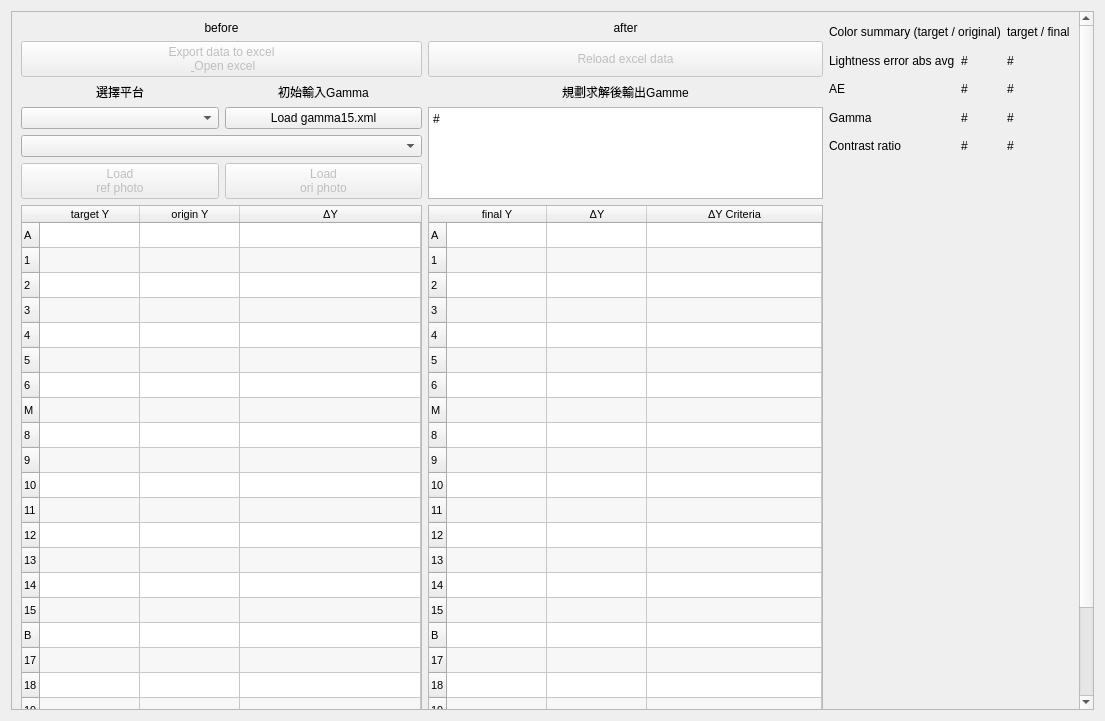
<?xml version="1.0" encoding="UTF-8"?>
<ui version="4.0">
 <class>Form</class>
 <widget class="QWidget" name="Form">
  <property name="geometry">
   <rect>
    <x>0</x>
    <y>0</y>
    <width>1105</width>
    <height>721</height>
   </rect>
  </property>
  <property name="windowTitle">
   <string>Form</string>
  </property>
  <layout class="QVBoxLayout" name="verticalLayout">
   <item>
    <widget class="QScrollArea" name="scrollArea">
     <property name="verticalScrollBarPolicy">
      <enum>Qt::ScrollBarAsNeeded</enum>
     </property>
     <property name="horizontalScrollBarPolicy">
      <enum>Qt::ScrollBarAsNeeded</enum>
     </property>
     <property name="widgetResizable">
      <bool>true</bool>
     </property>
     <widget class="QWidget" name="scrollAreaWidgetContents">
      <property name="geometry">
       <rect>
        <x>0</x>
        <y>0</y>
        <width>1068</width>
        <height>791</height>
       </rect>
      </property>
      <layout class="QHBoxLayout" name="horizontalLayout_2">
       <item>
        <layout class="QGridLayout" name="gridLayout" columnstretch="1,1,2,1">
         <item row="0" column="3" rowspan="5">
          <layout class="QGridLayout" name="summary_grid">
           <item row="3" column="0">
            <widget class="QLabel" name="label_13">
             <property name="text">
              <string>Gamma</string>
             </property>
            </widget>
           </item>
           <item row="0" column="2">
            <widget class="QLabel" name="label_11">
             <property name="text">
              <string>target / final</string>
             </property>
            </widget>
           </item>
           <item row="1" column="0">
            <widget class="QLabel" name="label_10">
             <property name="text">
              <string>Lightness error abs avg</string>
             </property>
            </widget>
           </item>
           <item row="2" column="0">
            <widget class="QLabel" name="label_12">
             <property name="text">
              <string>AE</string>
             </property>
            </widget>
           </item>
           <item row="4" column="0">
            <widget class="QLabel" name="label_14">
             <property name="text">
              <string>Contrast ratio</string>
             </property>
            </widget>
           </item>
           <item row="1" column="1">
            <widget class="QLabel" name="label_15">
             <property name="text">
              <string>#</string>
             </property>
            </widget>
           </item>
           <item row="2" column="1">
            <widget class="QLabel" name="label_16">
             <property name="text">
              <string>#</string>
             </property>
            </widget>
           </item>
           <item row="3" column="1">
            <widget class="QLabel" name="label_17">
             <property name="text">
              <string>#</string>
             </property>
            </widget>
           </item>
           <item row="4" column="1">
            <widget class="QLabel" name="label_18">
             <property name="text">
              <string>#</string>
             </property>
            </widget>
           </item>
           <item row="0" column="0" colspan="2">
            <widget class="QLabel" name="label_9">
             <property name="text">
              <string>Color summary (target / original)</string>
             </property>
            </widget>
           </item>
           <item row="1" column="2">
            <widget class="QLabel" name="label_8">
             <property name="text">
              <string>#</string>
             </property>
            </widget>
           </item>
           <item row="2" column="2">
            <widget class="QLabel" name="label_19">
             <property name="text">
              <string>#</string>
             </property>
            </widget>
           </item>
           <item row="3" column="2">
            <widget class="QLabel" name="label_20">
             <property name="text">
              <string>#</string>
             </property>
            </widget>
           </item>
           <item row="4" column="2">
            <widget class="QLabel" name="label_21">
             <property name="text">
              <string>#</string>
             </property>
            </widget>
           </item>
          </layout>
         </item>
         <item row="0" column="2">
          <widget class="QLabel" name="label_7">
           <property name="text">
            <string>after</string>
           </property>
           <property name="alignment">
            <set>Qt::AlignCenter</set>
           </property>
          </widget>
         </item>
         <item row="5" column="1">
          <widget class="QPushButton" name="load_ori_btn">
           <property name="enabled">
            <bool>false</bool>
           </property>
           <property name="cursor">
            <cursorShape>OpenHandCursor</cursorShape>
           </property>
           <property name="text">
            <string>Load
ori photo</string>
           </property>
          </widget>
         </item>
         <item row="0" column="0" colspan="2">
          <widget class="QLabel" name="label">
           <property name="sizePolicy">
            <sizepolicy hsizetype="Preferred" vsizetype="Maximum">
             <horstretch>0</horstretch>
             <verstretch>0</verstretch>
            </sizepolicy>
           </property>
           <property name="text">
            <string>before</string>
           </property>
           <property name="alignment">
            <set>Qt::AlignCenter</set>
           </property>
          </widget>
         </item>
         <item row="2" column="2">
          <widget class="QLabel" name="label_3">
           <property name="sizePolicy">
            <sizepolicy hsizetype="Preferred" vsizetype="Maximum">
             <horstretch>0</horstretch>
             <verstretch>0</verstretch>
            </sizepolicy>
           </property>
           <property name="text">
            <string>規劃求解後輸出Gamme</string>
           </property>
           <property name="alignment">
            <set>Qt::AlignCenter</set>
           </property>
          </widget>
         </item>
         <item row="1" column="0" colspan="2">
          <widget class="QPushButton" name="export_and_open_excel_btn">
           <property name="enabled">
            <bool>false</bool>
           </property>
           <property name="cursor">
            <cursorShape>OpenHandCursor</cursorShape>
           </property>
           <property name="text">
            <string>Export data to excel 
 &amp; Open excel</string>
           </property>
          </widget>
         </item>
         <item row="1" column="2">
          <widget class="QPushButton" name="reload_excel_btn">
           <property name="enabled">
            <bool>false</bool>
           </property>
           <property name="sizePolicy">
            <sizepolicy hsizetype="Minimum" vsizetype="Minimum">
             <horstretch>0</horstretch>
             <verstretch>0</verstretch>
            </sizepolicy>
           </property>
           <property name="cursor">
            <cursorShape>OpenHandCursor</cursorShape>
           </property>
           <property name="text">
            <string>Reload excel data</string>
           </property>
          </widget>
         </item>
         <item row="5" column="0">
          <widget class="QPushButton" name="load_ref_btn">
           <property name="enabled">
            <bool>false</bool>
           </property>
           <property name="cursor">
            <cursorShape>OpenHandCursor</cursorShape>
           </property>
           <property name="text">
            <string>Load 
ref photo</string>
           </property>
          </widget>
         </item>
         <item row="6" column="0" colspan="2">
          <widget class="QTableWidget" name="before_table">
           <property name="minimumSize">
            <size>
             <width>0</width>
             <height>600</height>
            </size>
           </property>
           <property name="font">
            <font>
             <pointsize>8</pointsize>
            </font>
           </property>
           <property name="focusPolicy">
            <enum>Qt::NoFocus</enum>
           </property>
           <property name="editTriggers">
            <set>QAbstractItemView::NoEditTriggers</set>
           </property>
           <property name="dragEnabled">
            <bool>false</bool>
           </property>
           <property name="alternatingRowColors">
            <bool>true</bool>
           </property>
           <attribute name="horizontalHeaderCascadingSectionResizes">
            <bool>false</bool>
           </attribute>
           <attribute name="horizontalHeaderDefaultSectionSize">
            <number>100</number>
           </attribute>
           <attribute name="horizontalHeaderMinimumSectionSize">
            <number>20</number>
           </attribute>
           <attribute name="horizontalHeaderShowSortIndicator" stdset="0">
            <bool>false</bool>
           </attribute>
           <attribute name="horizontalHeaderStretchLastSection">
            <bool>true</bool>
           </attribute>
           <attribute name="verticalHeaderDefaultSectionSize">
            <number>25</number>
           </attribute>
           <attribute name="verticalHeaderMinimumSectionSize">
            <number>25</number>
           </attribute>
           <row>
            <property name="text">
             <string>A</string>
            </property>
           </row>
           <row>
            <property name="text">
             <string>1</string>
            </property>
           </row>
           <row>
            <property name="text">
             <string>2</string>
            </property>
           </row>
           <row>
            <property name="text">
             <string>3</string>
            </property>
           </row>
           <row>
            <property name="text">
             <string>4</string>
            </property>
           </row>
           <row>
            <property name="text">
             <string>5</string>
            </property>
           </row>
           <row>
            <property name="text">
             <string>6</string>
            </property>
           </row>
           <row>
            <property name="text">
             <string>M</string>
            </property>
           </row>
           <row>
            <property name="text">
             <string>8</string>
            </property>
           </row>
           <row>
            <property name="text">
             <string>9</string>
            </property>
           </row>
           <row>
            <property name="text">
             <string>10</string>
            </property>
           </row>
           <row>
            <property name="text">
             <string>11</string>
            </property>
           </row>
           <row>
            <property name="text">
             <string>12</string>
            </property>
           </row>
           <row>
            <property name="text">
             <string>13</string>
            </property>
           </row>
           <row>
            <property name="text">
             <string>14</string>
            </property>
           </row>
           <row>
            <property name="text">
             <string>15</string>
            </property>
           </row>
           <row>
            <property name="text">
             <string>B</string>
            </property>
           </row>
           <row>
            <property name="text">
             <string>17</string>
            </property>
           </row>
           <row>
            <property name="text">
             <string>18</string>
            </property>
           </row>
           <row>
            <property name="text">
             <string>19</string>
            </property>
           </row>
           <column>
            <property name="text">
             <string>target Y</string>
            </property>
           </column>
           <column>
            <property name="text">
             <string>origin Y</string>
            </property>
           </column>
           <column>
            <property name="text">
             <string>ΔY</string>
            </property>
           </column>
          </widget>
         </item>
         <item row="6" column="2">
          <widget class="QTableWidget" name="after_table">
           <property name="minimumSize">
            <size>
             <width>0</width>
             <height>600</height>
            </size>
           </property>
           <property name="font">
            <font>
             <pointsize>8</pointsize>
            </font>
           </property>
           <property name="contextMenuPolicy">
            <enum>Qt::CustomContextMenu</enum>
           </property>
           <property name="layoutDirection">
            <enum>Qt::LeftToRight</enum>
           </property>
           <property name="horizontalScrollBarPolicy">
            <enum>Qt::ScrollBarAsNeeded</enum>
           </property>
           <property name="sizeAdjustPolicy">
            <enum>QAbstractScrollArea::AdjustToContents</enum>
           </property>
           <property name="alternatingRowColors">
            <bool>true</bool>
           </property>
           <property name="selectionMode">
            <enum>QAbstractItemView::ExtendedSelection</enum>
           </property>
           <property name="horizontalScrollMode">
            <enum>QAbstractItemView::ScrollPerItem</enum>
           </property>
           <property name="wordWrap">
            <bool>true</bool>
           </property>
           <attribute name="horizontalHeaderVisible">
            <bool>true</bool>
           </attribute>
           <attribute name="horizontalHeaderCascadingSectionResizes">
            <bool>false</bool>
           </attribute>
           <attribute name="horizontalHeaderDefaultSectionSize">
            <number>100</number>
           </attribute>
           <attribute name="horizontalHeaderHighlightSections">
            <bool>true</bool>
           </attribute>
           <attribute name="horizontalHeaderMinimumSectionSize">
            <number>100</number>
           </attribute>
           <attribute name="horizontalHeaderShowSortIndicator" stdset="0">
            <bool>false</bool>
           </attribute>
           <attribute name="horizontalHeaderStretchLastSection">
            <bool>true</bool>
           </attribute>
           <attribute name="verticalHeaderVisible">
            <bool>true</bool>
           </attribute>
           <attribute name="verticalHeaderCascadingSectionResizes">
            <bool>false</bool>
           </attribute>
           <attribute name="verticalHeaderDefaultSectionSize">
            <number>25</number>
           </attribute>
           <attribute name="verticalHeaderMinimumSectionSize">
            <number>25</number>
           </attribute>
           <attribute name="verticalHeaderStretchLastSection">
            <bool>false</bool>
           </attribute>
           <row>
            <property name="text">
             <string>A</string>
            </property>
           </row>
           <row>
            <property name="text">
             <string>1</string>
            </property>
           </row>
           <row>
            <property name="text">
             <string>2</string>
            </property>
           </row>
           <row>
            <property name="text">
             <string>3</string>
            </property>
           </row>
           <row>
            <property name="text">
             <string>4</string>
            </property>
           </row>
           <row>
            <property name="text">
             <string>5</string>
            </property>
           </row>
           <row>
            <property name="text">
             <string>6</string>
            </property>
           </row>
           <row>
            <property name="text">
             <string>M</string>
            </property>
           </row>
           <row>
            <property name="text">
             <string>8</string>
            </property>
           </row>
           <row>
            <property name="text">
             <string>9</string>
            </property>
           </row>
           <row>
            <property name="text">
             <string>10</string>
            </property>
           </row>
           <row>
            <property name="text">
             <string>11</string>
            </property>
           </row>
           <row>
            <property name="text">
             <string>12</string>
            </property>
           </row>
           <row>
            <property name="text">
             <string>13</string>
            </property>
           </row>
           <row>
            <property name="text">
             <string>14</string>
            </property>
           </row>
           <row>
            <property name="text">
             <string>15</string>
            </property>
           </row>
           <row>
            <property name="text">
             <string>B</string>
            </property>
           </row>
           <row>
            <property name="text">
             <string>17</string>
            </property>
           </row>
           <row>
            <property name="text">
             <string>18</string>
            </property>
           </row>
           <row>
            <property name="text">
             <string>19</string>
            </property>
           </row>
           <column>
            <property name="text">
             <string>final Y</string>
            </property>
           </column>
           <column>
            <property name="text">
             <string>ΔY</string>
            </property>
           </column>
           <column>
            <property name="text">
             <string>ΔY Criteria</string>
            </property>
           </column>
          </widget>
         </item>
         <item row="3" column="2" rowspan="3">
          <widget class="QPlainTextEdit" name="reload_gamma_plainEdit">
           <property name="enabled">
            <bool>true</bool>
           </property>
           <property name="focusPolicy">
            <enum>Qt::StrongFocus</enum>
           </property>
           <property name="readOnly">
            <bool>true</bool>
           </property>
           <property name="plainText">
            <string>#</string>
           </property>
           <property name="textInteractionFlags">
            <set>Qt::TextSelectableByMouse</set>
           </property>
          </widget>
         </item>
         <item row="6" column="3">
          <layout class="QVBoxLayout" name="img_layout"/>
         </item>
         <item row="3" column="1">
          <widget class="QPushButton" name="load_xml_btn">
           <property name="sizePolicy">
            <sizepolicy hsizetype="Minimum" vsizetype="Preferred">
             <horstretch>0</horstretch>
             <verstretch>0</verstretch>
            </sizepolicy>
           </property>
           <property name="cursor">
            <cursorShape>OpenHandCursor</cursorShape>
           </property>
           <property name="text">
            <string>Load gamma15.xml</string>
           </property>
          </widget>
         </item>
         <item row="2" column="1">
          <widget class="QLabel" name="label_2">
           <property name="sizePolicy">
            <sizepolicy hsizetype="Preferred" vsizetype="Maximum">
             <horstretch>0</horstretch>
             <verstretch>0</verstretch>
            </sizepolicy>
           </property>
           <property name="text">
            <string>初始輸入Gamma</string>
           </property>
           <property name="alignment">
            <set>Qt::AlignCenter</set>
           </property>
          </widget>
         </item>
         <item row="2" column="0">
          <widget class="QLabel" name="label_4">
           <property name="sizePolicy">
            <sizepolicy hsizetype="Preferred" vsizetype="Maximum">
             <horstretch>0</horstretch>
             <verstretch>0</verstretch>
            </sizepolicy>
           </property>
           <property name="text">
            <string>選擇平台</string>
           </property>
           <property name="alignment">
            <set>Qt::AlignCenter</set>
           </property>
          </widget>
         </item>
         <item row="4" column="0" colspan="2">
          <widget class="QComboBox" name="trigger_selector">
           <property name="sizePolicy">
            <sizepolicy hsizetype="Preferred" vsizetype="Preferred">
             <horstretch>0</horstretch>
             <verstretch>0</verstretch>
            </sizepolicy>
           </property>
          </widget>
         </item>
         <item row="3" column="0">
          <widget class="QComboBox" name="platform_selector">
           <property name="sizePolicy">
            <sizepolicy hsizetype="Minimum" vsizetype="Preferred">
             <horstretch>0</horstretch>
             <verstretch>0</verstretch>
            </sizepolicy>
           </property>
          </widget>
         </item>
        </layout>
       </item>
      </layout>
     </widget>
    </widget>
   </item>
  </layout>
 </widget>
 <resources/>
 <connections/>
</ui>
